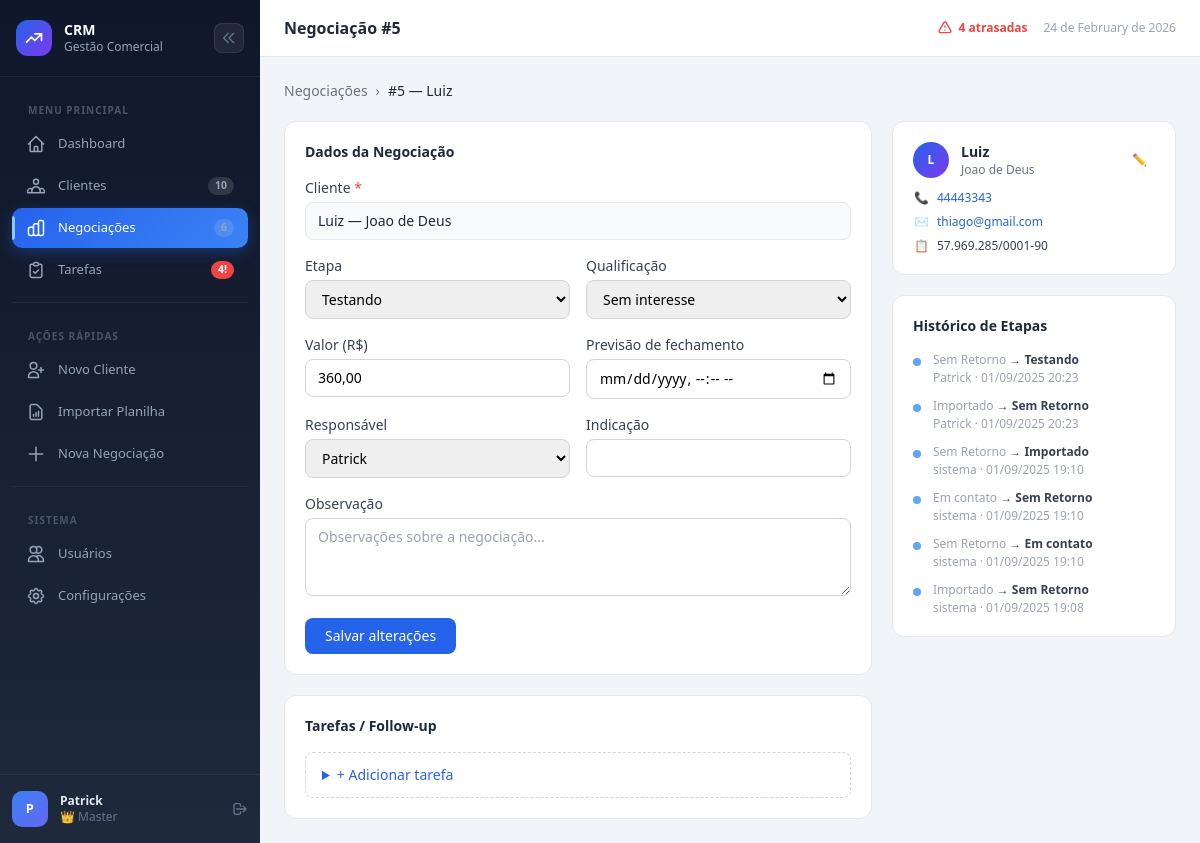
Screenshot of /negociacao_detalhe.php?id=5 (signed in) with the database file from the repository.
### tables this page shows
CREATE TABLE `usuarios` (
  `id`          int(11)                      NOT NULL AUTO_INCREMENT,
  `nome`        varchar(120)                 NOT NULL,
  `email`       varchar(160)                 NOT NULL,
  `perfil`      enum('master','user')        NOT NULL DEFAULT 'user',
  `google_id`   varchar(120)                 DEFAULT NULL,
  `avatar_url`  varchar(500)                 DEFAULT NULL,
  `telefone`    varchar(30)                  DEFAULT NULL,
  `senha_hash`  varchar(255)                 DEFAULT NULL,
  `criado_em`   timestamp                    NOT NULL DEFAULT current_timestamp(),
  PRIMARY KEY (`id`),
  UNIQUE KEY `ux_email`     (`email`),
  UNIQUE KEY `ux_google_id` (`google_id`)
);

CREATE TABLE `negociacoes` (
  `id`                   int(11)      NOT NULL AUTO_INCREMENT,
  `cliente_id`           int(11)      DEFAULT NULL,
  `etapa`                varchar(100) NOT NULL DEFAULT 'Importado',
  `tipo_id`              int(11)      DEFAULT NULL,
  `qualificacao`         varchar(50)  DEFAULT NULL,
  `valor`                decimal(10,2)DEFAULT 0.00,
  `previsao_fechamento`  datetime     DEFAULT NULL,
  `indicacao`            varchar(255) DEFAULT NULL,
  `notas`                text         DEFAULT NULL,
  `responsavel_id`       int(11)      DEFAULT NULL,
  `criado_em`            timestamp    NOT NULL DEFAULT current_timestamp(),
  PRIMARY KEY (`id`),
  KEY `idx_cliente`     (`cliente_id`),
  KEY `idx_responsavel` (`responsavel_id`),
  KEY `idx_tipo`        (`tipo_id`),
  CONSTRAINT `fk_neg_cliente`   FOREIGN KEY (`cliente_id`)    REFERENCES `clientes`  (`id`) ON DELETE CASCADE,
  CONSTRAINT `fk_neg_tipo`      FOREIGN KEY (`tipo_id`)       REFERENCES `neg_tipos` (`id`) ON DELETE SET NULL ON UPDATE CASCADE,
  CONSTRAINT `fk_neg_responsavel` FOREIGN KEY (`responsavel_id`) REFERENCES `usuarios` (`id`) ON DELETE SET NULL ON UPDATE CASCADE
);

CREATE TABLE `clientes` (
  `id`           int(11)      NOT NULL AUTO_INCREMENT,
  `nome`         varchar(100) NOT NULL,
  `telefone`     varchar(20)  DEFAULT NULL,
  `email`        varchar(100) DEFAULT NULL,
  `empresa`      varchar(100) DEFAULT NULL,
  `tipo_negocio` varchar(100) DEFAULT NULL,
  `origem`       enum('Inbound','Outbound') DEFAULT NULL,
  `cnpj`         varchar(18)  DEFAULT NULL,
  `observacoes`  text         DEFAULT NULL,
  `criado_em`    timestamp    NOT NULL DEFAULT current_timestamp(),
  PRIMARY KEY (`id`),
  UNIQUE KEY `uniq_clientes_cnpj` (`cnpj`),
  KEY `idx_nome`  (`nome`),
  KEY `idx_email` (`email`)
);

CREATE TABLE `negociacoes_log` (
  `id`             int(11)      NOT NULL AUTO_INCREMENT,
  `negociacao_id`  int(11)      NOT NULL,
  `de_etapa`       varchar(100) DEFAULT NULL,
  `para_etapa`     varchar(100) NOT NULL,
  `changed_at`     timestamp    NOT NULL DEFAULT current_timestamp(),
  `changed_by`     varchar(120) DEFAULT 'sistema',
  `changed_ip`     varchar(45)  DEFAULT NULL,
  PRIMARY KEY (`id`),
  KEY `idx_negociacao` (`negociacao_id`),
  KEY `idx_changed_at` (`changed_at`),
  CONSTRAINT `fk_log_negociacao` FOREIGN KEY (`negociacao_id`) REFERENCES `negociacoes` (`id`) ON DELETE CASCADE
);

### negociacao_detalhe.php (the view, shortened to what the rows shown need)
<?php
require_once __DIR__ . '/auth.php';
$etapas = ['Importado','Sem Retorno','Em contato','Testando','Adiado','Vendido'];
$qualificacoes = ['Quente','Muito Interessado','Morno','Sem interesse'];
$negId = (int)($_GET['id'] ?? 0);
$neg = null;
if ($negId) {
    $stmt = $pdo->prepare('SELECT n.*, c.nome AS cliente_nome, c.empresa, c.telefone AS cliente_telefone, c.email AS cliente_email, c.cnpj AS cliente_cnpj, c.tipo_negocio AS cliente_tipo_negocio, c.origem AS cliente_origem, c.observacoes AS cliente_obs FROM negociacoes n JOIN clientes c ON c.id=n.cliente_id WHERE n.id=?');
    $stmt->execute([$negId]);
    $neg = $stmt->fetch();
}
$usuarios  = $pdo->query('SELECT id,nome FROM usuarios ORDER BY nome')->fetchAll();
$logs = $negId ? $pdo->prepare('SELECT * FROM negociacoes_log WHERE negociacao_id=? ORDER BY changed_at DESC LIMIT 20') : null;
if ($logs) { $logs->execute([$negId]); $logs = $logs->fetchAll(); }
$pageTitle   = $negId ? 'Negociação #' . $negId : 'Nova Negociação';
require_once __DIR__ . '/_nav.php';
?>
<div class="max-w-4xl mx-auto">
    <div class="flex items-center gap-2 text-sm text-gray-500 mb-5">
        <a href="negociacoes.php" class="hover:text-blue-600">Negociações</a>
        <span>›</span>
        <span class="text-gray-800"><?= $negId ? '#' . $negId . ' — ' . e($neg['cliente_nome']) : 'Nova' ?></span>
    </div>
    <div class="grid grid-cols-1 lg:grid-cols-3 gap-5">
        <div class="lg:col-span-2 space-y-5">
            <div class="bg-white rounded-xl border border-gray-200 p-5">
                <h2 class="text-sm font-bold text-gray-800 mb-4">Dados da Negociação</h2>
                <form method="POST" class="space-y-4">
                    <div>
                        <label class="block text-sm font-medium text-gray-700 mb-1">Cliente <span class="text-red-500">*</span></label>
                        <?php if ($negId && $neg): ?>
                            <div class="w-full border border-gray-200 bg-gray-50 rounded-lg px-3 py-2 text-sm text-gray-800 font-medium">
                                <?= e($neg['cliente_nome']) ?><?= $neg['empresa'] ? ' — ' . e($neg['empresa']) : '' ?>
                            </div>
                        <?php endif; ?>
                    </div>
                    <div class="grid grid-cols-2 gap-4">
                        <div>
                            <label class="block text-sm font-medium text-gray-700 mb-1">Etapa</label>
                            <select name="etapa"
                                    class="w-full border border-gray-300 rounded-lg px-3 py-2 text-sm focus:outline-none focus:ring-2 focus:ring-blue-500">
                                <?php foreach ($etapas as $et): ?>
                                <option value="<?= $et ?>" <?= ($neg['etapa'] ?? 'Importado') === $et ? 'selected' : '' ?>><?= $et ?></option>
                                <?php endforeach; ?>
                            </select>
                        </div>
                        <div>
                            <label class="block text-sm font-medium text-gray-700 mb-1">Qualificação</label>
                            <select name="qualificacao"
                                    class="w-full border border-gray-300 rounded-lg px-3 py-2 text-sm focus:outline-none focus:ring-2 focus:ring-blue-500">
                                <?php foreach ($qualificacoes as $q): ?>
                                <option value="<?= $q ?>" <?= ($neg['qualificacao'] ?? '') === $q ? 'selected' : '' ?>><?= $q ?></option>
                                <?php endforeach; ?>
                            </select>
                        </div>
                    </div>
                    <div class="grid grid-cols-2 gap-4">
                        <div>
                            <label class="block text-sm font-medium text-gray-700 mb-1">Valor (R$)</label>
                            <input type="text" name="valor"
                                   value="<?= number_format((float)($neg['valor'] ?? 0), 2, ',', '.') ?>"
                                   class="w-full border border-gray-300 rounded-lg px-3 py-2 text-sm focus:outline-none focus:ring-2 focus:ring-blue-500">
                        </div>
                        <div>
                            <label class="block text-sm font-medium text-gray-700 mb-1">Previsão de fechamento</label>
                            <input type="datetime-local" name="previsao"
                                   value="<?= $neg['previsao_fechamento'] ? date('Y-m-d\TH:i', strtotime($neg['previsao_fechamento'])) : '' ?>"
                                   class="w-full border border-gray-300 rounded-lg px-3 py-2 text-sm focus:outline-none focus:ring-2 focus:ring-blue-500">
                        </div>
                    </div>
                    <div class="grid grid-cols-2 gap-4">
                        <div>
                            <label class="block text-sm font-medium text-gray-700 mb-1">Responsável</label>
                            <select name="responsavel_id"
                                    class="w-full border border-gray-300 rounded-lg px-3 py-2 text-sm focus:outline-none focus:ring-2 focus:ring-blue-500">
                                <?php foreach ($usuarios as $usr): ?>
                                <option value="<?= $usr['id'] ?>" <?= ($neg['responsavel_id'] ?? '') == $usr['id'] ? 'selected' : '' ?>>
                                    <?= e($usr['nome']) ?>
                                </option>
                                <?php endforeach; ?>
                            </select>
                        </div>
                    </div>
                </form>
            </div>
            <?php if ($negId): ?>
            <div class="bg-white rounded-xl border border-gray-200 p-5">
                <h2 class="text-sm font-bold text-gray-800 mb-4">Tarefas / Follow-up</h2>
            </div>
            <?php endif; ?>
        </div>
        <div class="space-y-5">
            <?php if ($negId && $neg): ?>
            <div class="bg-white rounded-xl border border-gray-200 p-5">
                <div class="flex items-center justify-between mb-3">
                    <div class="flex items-center gap-3">
                        <?php
                        $iniciais = implode('', array_map(fn($p) => mb_strtoupper(mb_substr($p, 0, 1)),
                            array_slice(explode(' ', trim($neg['cliente_nome'])), 0, 2)));
                        ?>
                        <div class="w-9 h-9 rounded-full flex items-center justify-center text-xs font-bold text-white flex-shrink-0"
                             style="background:linear-gradient(135deg,#2563eb,#7c3aed)">
                            <?= e($iniciais) ?>
                        </div>
                        <div>
                            <h2 class="text-sm font-bold text-gray-800"><?= e($neg['cliente_nome']) ?></h2>
                            <?php if ($neg['empresa']): ?>
                            <p class="text-xs text-gray-500"><?= e($neg['empresa']) ?></p>
                            <?php endif; ?>
                        </div>
                    </div>
                    <a href="cliente_form.php?id=<?= $neg['cliente_id'] ?>"
                       class="text-xs text-blue-600 hover:text-blue-800 font-medium px-2 py-1 rounded-lg hover:bg-blue-50">
                        ✏️
                    </a>
                </div>
                <div class="space-y-2">
                    <?php if ($neg['cliente_telefone']): ?>
                    <div class="flex items-center gap-2 text-xs">
                        <span class="text-gray-400 w-4 text-center">📞</span>
                        <a href="tel:<?= e($neg['cliente_telefone']) ?>" class="text-blue-600 hover:underline font-medium">
                            <?= e($neg['cliente_telefone']) ?>
                        </a>
                    </div>
                    <?php endif; ?>
                    <?php if ($neg['cliente_email']): ?>
                    <div class="flex items-center gap-2 text-xs">
                        <span class="text-gray-400 w-4 text-center">✉️</span>
                        <a href="mailto:<?= e($neg['cliente_email']) ?>" class="text-blue-600 hover:underline font-medium truncate">
                            <?= e($neg['cliente_email']) ?>
                        </a>
                    </div>
                    <?php endif; ?>
                    <?php if ($neg['cliente_cnpj']): ?>
                    <div class="flex items-center gap-2 text-xs">
                        <span class="text-gray-400 w-4 text-center">📋</span>
                        <span class="text-gray-700 font-medium"><?= e($neg['cliente_cnpj']) ?></span>
                    </div>
                    <?php endif; ?>
                </div>
            </div>
            <?php endif; ?>
            <?php if ($negId && !empty($logs)): ?>
            <div class="bg-white rounded-xl border border-gray-200 p-5">
            <h2 class="text-sm font-bold text-gray-800 mb-4">Histórico de Etapas</h2>
            <div class="space-y-3">
                <?php foreach ($logs as $log): ?>
                <div class="flex items-start gap-3">
                    <div class="w-2 h-2 rounded-full bg-blue-400 mt-1.5 flex-shrink-0"></div>
                    <div>
                        <p class="text-xs text-gray-700">
                            <?= $log['de_etapa'] ? '<span class="text-gray-400">' . e($log['de_etapa']) . '</span> → ' : '' ?>
                            <strong><?= e($log['para_etapa']) ?></strong>
                        </p>
                        <p class="text-xs text-gray-400 mt-0.5">
                            <?= e($log['changed_by'] ?? 'sistema') ?> · <?= date('d/m/Y H:i', strtotime($log['changed_at'])) ?>
                        </p>
                    </div>
                </div>
                <?php endforeach; ?>
            </div>
            </div>
            <?php endif; ?>
        </div>
    </div>
</div>
<?php require_once '_footer.php'; ?>

### _nav.php (shortened to what the rows shown need)
<?php
require_once __DIR__ . '/auth.php';
$user = getCurrentUser();
$iniciais = implode('', array_map(fn($p) => strtoupper($p[0]),
    array_slice(explode(' ', trim($user['nome'])), 0, 2)));
?>
<!DOCTYPE html>
<html lang="pt-BR">
<head>
    <script src="https://cdn.tailwindcss.com"></script>
</head>
<body class="bg-slate-100 min-h-screen flex">
<aside id="sidebar" class="flex flex-col flex-shrink-0 min-h-screen relative z-20">
    <div class="border-t border-white/5 px-3 py-4">
        <div class="flex items-center gap-3 overflow-hidden">
            <div class="user-avatar"><?= e($iniciais) ?></div>
            <div class="flex-1 min-w-0 user-name overflow-hidden">
                <p class="text-slate-200 text-xs font-semibold truncate"><?= e($user['nome']) ?></p>
                <p class="text-slate-500 text-xs user-role">
                    <?= isMaster() ? '👑 Master' : '👤 Usuário' ?>
                </p>
            </div>
            <a href="logout.php"
               title="Sair"
               class="logout-btn flex items-center gap-1 text-slate-500 hover:text-red-400 transition-colors flex-shrink-0">
                <svg class="w-4 h-4" fill="none" stroke="currentColor" viewBox="0 0 24 24">
                    <path stroke-linecap="round" stroke-linejoin="round" stroke-width="2"
                          d="M17 16l4-4m0 0l-4-4m4 4H7m6 4v1a3 3 0 01-3 3H6a3 3 0 01-3-3V7a3 3 0 013-3h4a3 3 0 013 3v1"/>
                </svg>
            </a>
        </div>
    </div>
</aside>
<div class="flex-1 flex flex-col min-w-0">
    <header class="bg-white border-b border-gray-200 px-6 py-4 flex items-center justify-between sticky top-0 z-10">
        <div class="flex items-center gap-3">
            <h1 class="text-base font-bold text-gray-800"><?= e($pageTitle ?? 'CRM') ?></h1>
        </div>
    </header>
    <main class="flex-1 p-6">

### rows the page displays
usuarios: nome "P", nome "Patrick"
negociacoes: cliente.nome "Luiz", cliente.empresa "Joao de Deus", etapa "Testando", qualificacao "Sem interesse", valor "360,00", responsavel_id "Patrick", cliente.nome "L", cliente.telefone "44443343", cliente.email "thiago@gmail.com", cliente.cnpj "57.969.285/0001-90"
negociacoes_log: de_etapa "Sem Retorno", para_etapa "Testando", changed_by "Patrick", changed_at "01/09/2025 20:23"
negociacoes_log: de_etapa "Importado", para_etapa "Sem Retorno", changed_by "Patrick", changed_at "01/09/2025 20:23"
negociacoes_log: de_etapa "Sem Retorno", para_etapa "Importado", changed_by "sistema", changed_at "01/09/2025 19:10"
negociacoes_log: de_etapa "Em contato", para_etapa "Sem Retorno", changed_by "sistema", changed_at "01/09/2025 19:10"
negociacoes_log: de_etapa "Sem Retorno", para_etapa "Em contato", changed_by "sistema", changed_at "01/09/2025 19:10"
negociacoes_log: de_etapa "Importado", para_etapa "Sem Retorno", changed_by "sistema", changed_at "01/09/2025 19:08"

### other values shown
$item['label'] "Dashboard"
$item['label'] "Clientes"
$badge "10"
$item['label'] "Negociações"
$badge "6"
$item['label'] "Tarefas"
$tarefasAtrasadas "4"
$pageTitle "Negociação #5"
$negId "5"
